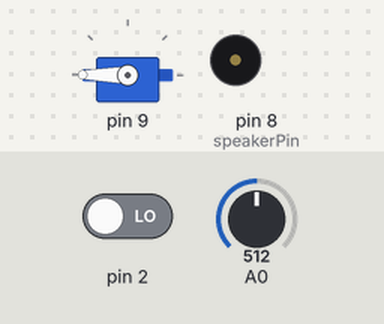
Bench run of a sketch on a simulated Arduino Uno, built with avr-gcc and run on an emulated ATmega328P. Shown: servo, buzzer (waves = sounding). The test bench sets the inputs (shaded band); at power-on: A0 = 512, pin 2 LOW. What the sketch prints to the serial monitor is not drawn.

Above: at 1.2 s.
1.3 s: A0 set to 900
4.3 s: pin 2 driven HIGH
At 4.74 s:
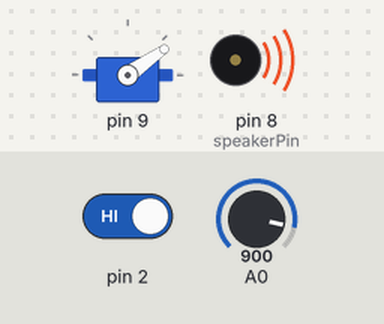
7.3 s: A0 set to 1023
10.3 s: pin 2 driven LOW
At 12.9 s:
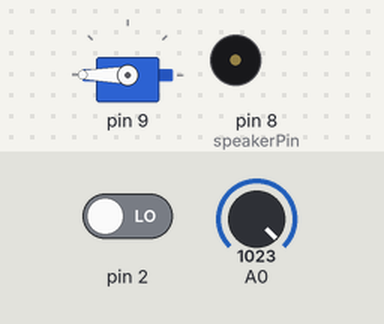
13.3 s: pin 2 driven HIGH
At 13.7 s:
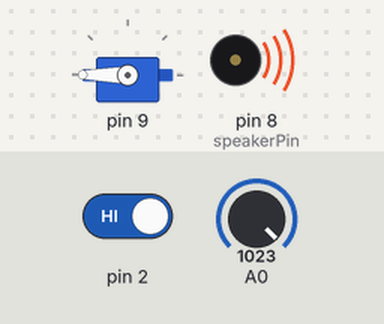
Timing chart, 0 to 63.8 s (numbered marks = the images above; inputs shaded):
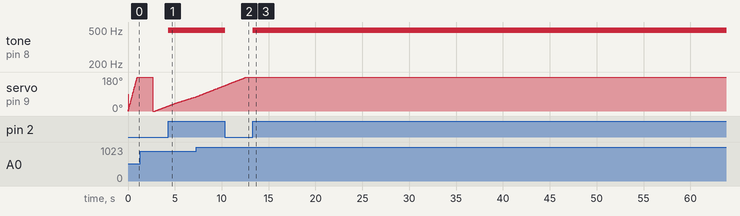

Measured:
- after the input at 4.3 s, tone on pin 8 (speakerPin): silent → 494 Hz at once
- after the input at 10.3 s, tone on pin 8 (speakerPin): stays silent (without the input it goes to 494 Hz after 0.00 s)
- after the input at 13.3 s, tone on pin 8 (speakerPin): silent → 494 Hz at once, then repeats every 0.03 s: silent 0.01 s, 494 Hz 0.02 s

The sketch:

Cuptranome_Broken.ino
```cpp
#include <Servo.h>

#include "pitches.h"


// notes to play, corresponding to the 3 sensors:
int notes[] = {
  NOTE_A4, NOTE_B4, NOTE_C3
};


class playTone
{
    // Class Member Variables
    // These are initialized at startup
    int speakerPin;      // the number of the LED pin
    int buttonNum;


  public:
    playTone(int num)
    {
      speakerPin = 8;
      buttonNum = num;

      pinMode(speakerPin, OUTPUT);

    }

    void Speaker()
    {
      // check to see if it's time to change the state of the LED


      tone(speakerPin, notes[buttonNum], 20);

    }
};

class Sweeper
{
    Servo servo;              // the servo
    int pos = 0;              // current servo position

    int increment;     // increment to move for each interval
    int  updateInterval;      // interval between updates
    unsigned long lastUpdate; // last update of position


  public:
    Sweeper(int interval)
    {
      updateInterval = interval;


    }

    void Attach(int pin)
    {
      servo.attach(pin);
    }

    //    void setTempo(int tempo) {
    //
    //      //      Serial.println(tempo);
    //    }

    void Update()
    {

       int tempoReader = analogRead(A0);
        increment = map(tempoReader, 0, 1023, 1, 5);

      if ((millis() - lastUpdate) > updateInterval) // time to update
      {


        lastUpdate = millis();


        servo.write(pos);
        pos += increment;// tell servo to go to position in variable 'pos'
        Serial.println(pos);
        // waits 15ms for the servo to reach the position
      }
      if (pos < 0 || pos > 90) { // goes from 0 degrees to 180 degrees
        // in steps of 1 degree
        increment = -increment;
      }
    }


};

//switchButton switchButton1(2, 1);

Sweeper sweeper1(15);

playTone playTone1(1);

void setup()
{
  Serial.begin(2400);
  sweeper1.Attach(9);

}


void loop()
{


  //  sweeper1.setTempo(tempoReader);
  sweeper1.Update();

  int switchState = digitalRead(2);
  if (switchState == HIGH)
  {
    playTone1.Speaker();

  }
}
```

pitches.h
```cpp
/*************************************************
 * Public Constants
 *************************************************/

#define NOTE_B0  31
#define NOTE_C1  33
#define NOTE_CS1 35
#define NOTE_D1  37
#define NOTE_DS1 39
#define NOTE_E1  41
#define NOTE_F1  44
#define NOTE_FS1 46
#define NOTE_G1  49
#define NOTE_GS1 52
#define NOTE_A1  55
#define NOTE_AS1 58
#define NOTE_B1  62
#define NOTE_C2  65
#define NOTE_CS2 69
#define NOTE_D2  73
#define NOTE_DS2 78
#define NOTE_E2  82
#define NOTE_F2  87
#define NOTE_FS2 93
#define NOTE_G2  98
#define NOTE_GS2 104
#define NOTE_A2  110
#define NOTE_AS2 117
#define NOTE_B2  123
#define NOTE_C3  131
#define NOTE_CS3 139
#define NOTE_D3  147
#define NOTE_DS3 156
#define NOTE_E3  165
#define NOTE_F3  175
#define NOTE_FS3 185
#define NOTE_G3  196
#define NOTE_GS3 208
#define NOTE_A3  220
#define NOTE_AS3 233
#define NOTE_B3  247
#define NOTE_C4  262
#define NOTE_CS4 277
#define NOTE_D4  294
#define NOTE_DS4 311
#define NOTE_E4  330
#define NOTE_F4  349
#define NOTE_FS4 370
#define NOTE_G4  392
#define NOTE_GS4 415
#define NOTE_A4  440
#define NOTE_AS4 466
#define NOTE_B4  494
#define NOTE_C5  523
#define NOTE_CS5 554
#define NOTE_D5  587
#define NOTE_DS5 622
#define NOTE_E5  659
#define NOTE_F5  698
#define NOTE_FS5 740
#define NOTE_G5  784
#define NOTE_GS5 831
#define NOTE_A5  880
#define NOTE_AS5 932
#define NOTE_B5  988
#define NOTE_C6  1047
#define NOTE_CS6 1109
#define NOTE_D6  1175
#define NOTE_DS6 1245
#define NOTE_E6  1319
#define NOTE_F6  1397
#define NOTE_FS6 1480
#define NOTE_G6  1568
#define NOTE_GS6 1661
#define NOTE_A6  1760
#define NOTE_AS6 1865
#define NOTE_B6  1976
#define NOTE_C7  2093
#define NOTE_CS7 2217
#define NOTE_D7  2349
#define NOTE_DS7 2489
#define NOTE_E7  2637
#define NOTE_F7  2794
#define NOTE_FS7 2960
#define NOTE_G7  3136
#define NOTE_GS7 3322
#define NOTE_A7  3520
#define NOTE_AS7 3729
#define NOTE_B7  3951
#define NOTE_C8  4186
#define NOTE_CS8 4435
#define NOTE_D8  4699
#define NOTE_DS8 4978
```
